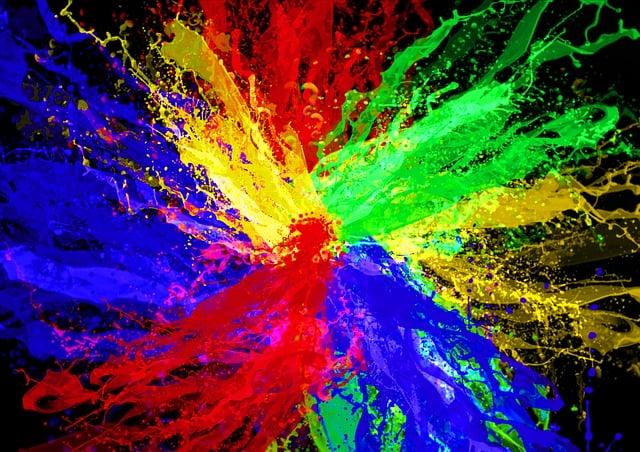
#> input picture Dataset_OpenCvDl_Hw1/Q1_image/rgb.jpg, 640 x 452 px
$ python color_extraction.py
#> lines starting #> are read from the running program, lines starting #| are printed output that depends on the picture; after the words box and inside, x2 and y2 are one past the last pixel; in counts of white or black regions, pixels touching at a corner belong together
import cv2
import numpy as np
import matplotlib.pyplot as plt

def color_extraction(img_path):

    # load image
#> called with img_path = './Dataset_OpenCvDl_Hw1/Q1_image/rgb.jpg'
    img = cv2.imread(img_path)
#> img is the input picture: shape (452, 640, 3); mean B, G, R 68.8, 60.7, 79.9
    if img is None:
        print("Image not found")
        exit(0)

    # convert image to HSV
    # Hue 有點像各波長顏色，就是紅橙紅綠藍靛紫，學名叫色調 (0~180)
    # saturation 就是飽和度 (0~255)
    # value 就是亮度 (0~255)
    hsv_image = cv2.cvtColor(img, cv2.COLOR_BGR2HSV)
#> hsv_image: shape (452, 640, 3); mean H, S, V 83.7, 225.2, 143.5
    lower_bound = np.array([18, 0, 25])
    upper_bound = np.array([85, 255, 255])
    # cv2.inRange() 根據你的設定的 upper/lower bound，將符合範圍的像素設為255，不符合的設為0
    # 所以會得到一張黑白圖片，圖片大小跟你送進去的圖片一樣，只是裡面的像素值只有 0 或 255
    # 255 的 2 進位是 11111111，0 的 2 進位是 00000000
    # 所以只要去 AND 圖片，就可以留下符合範圍的像素
    mask = cv2.inRange(hsv_image, lower_bound, upper_bound)
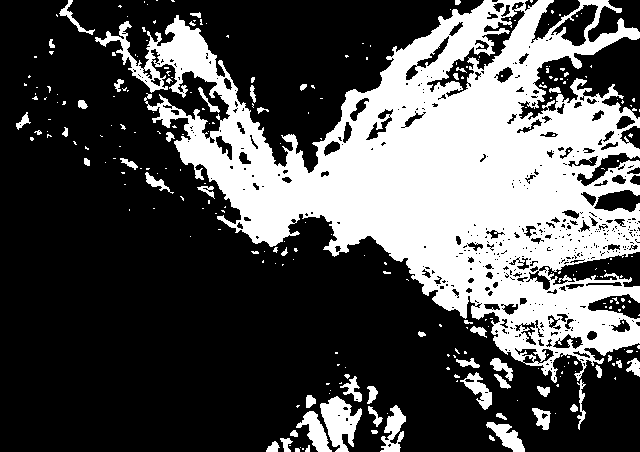
#> mask: shape (452, 640); 32.3% white; 265 white regions (211 under 20 px), largest, box (x1, y1, x2, y2) and area: (95, 0, 640, 383) 84914, (320, 396, 362, 452) 1313, (296, 411, 332, 452) 639

    # invert the mask for later removal
    # 這一題是要去除指定範圍內的顏色，所以要取反
    mask_inverse = cv2.bitwise_not(mask)

    # apply the mask
    extracted_image = cv2.bitwise_and(img, img, mask=mask_inverse)
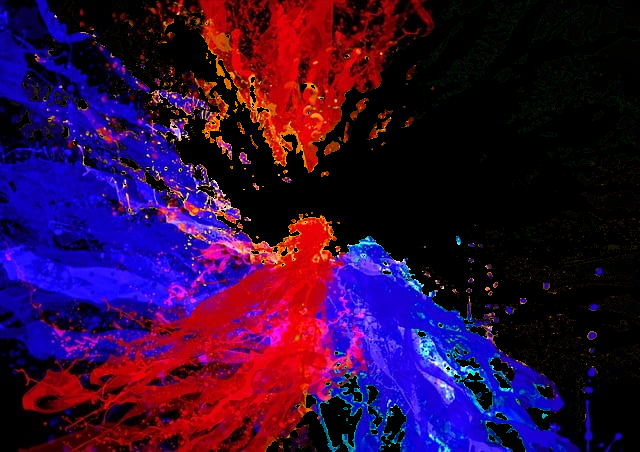
#> extracted_image: shape (452, 640, 3); mean B, G, R 57.8, 9.6, 48.3

    # show the image
    plt.figure(figsize=(10,10))

    plt.subplot(1, 2, 1)
    plt.title('Original Image')
    plt.imshow(cv2.cvtColor(img, cv2.COLOR_BGR2RGB))

    plt.subplot(1, 2, 2)
    plt.title('Extracted Image')
    plt.imshow(cv2.cvtColor(extracted_image, cv2.COLOR_BGR2RGB))

    plt.show()
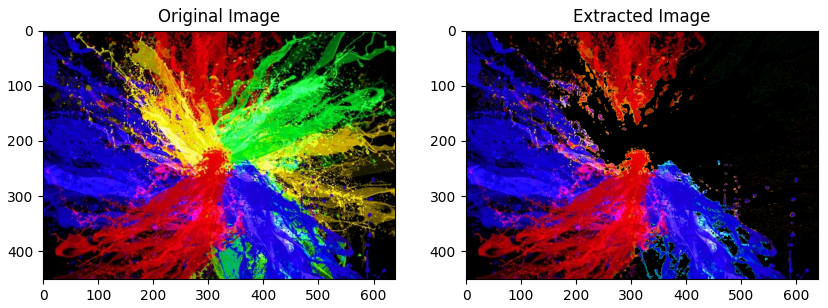
#> figure drawn by matplotlib, 2 panels

color_extraction('./Dataset_OpenCvDl_Hw1/Q1_image/rgb.jpg')
